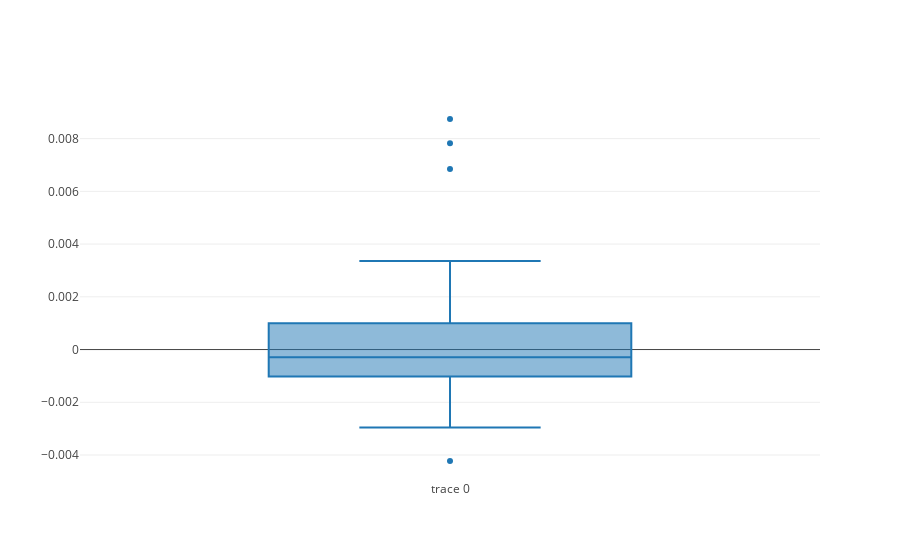

This figure's notebook cell:
### Markdown cell above
## BOX PLOT FOR REGRESSION ##

### Code cell
trace1 = go.Box(
    y = (reg.predict(X_test) - Y_test)
)
data = [trace1]
plot.iplot(data)

### Figure 1 — Plotly figure (JSON) as saved in the notebook; plotly's stock layout.template omitted (floating-point values rounded to 4 significant figures)
{"data": [{"type": "box", "y": [-0.004226, -0.0008485, -0.002491, 0.0003818, -0.0007772, -0.001544, -0.002601, -0.0001441, 0.001782, 0.003356, -0.001878, -0.0001022, -0.001588, -0.000916, 0.006844, -0.002954, 0.0009987, 0.008744, 0.0006925, -0.0004456, 0.001715, -0.001017, 0.0009948, 0.0003006, -0.001003, 0.0008602, -0.0005488, 0.0003315, 0.007824, -0.0008074]}], "layout": {}}
